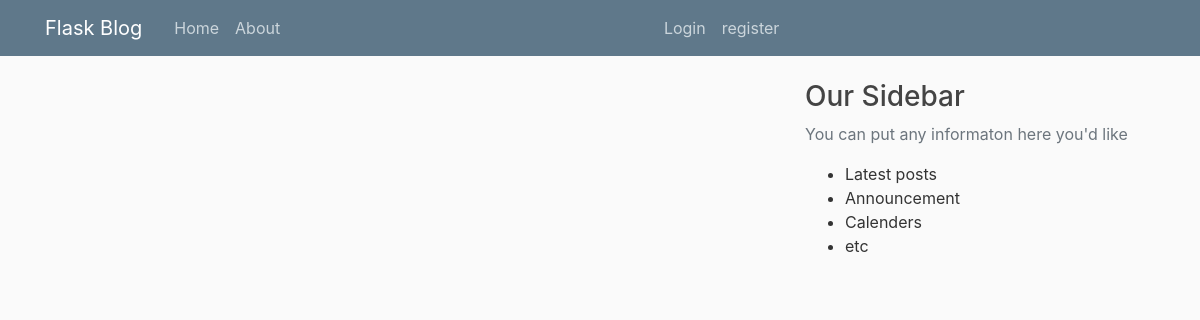
Page /home on the earlier database version.
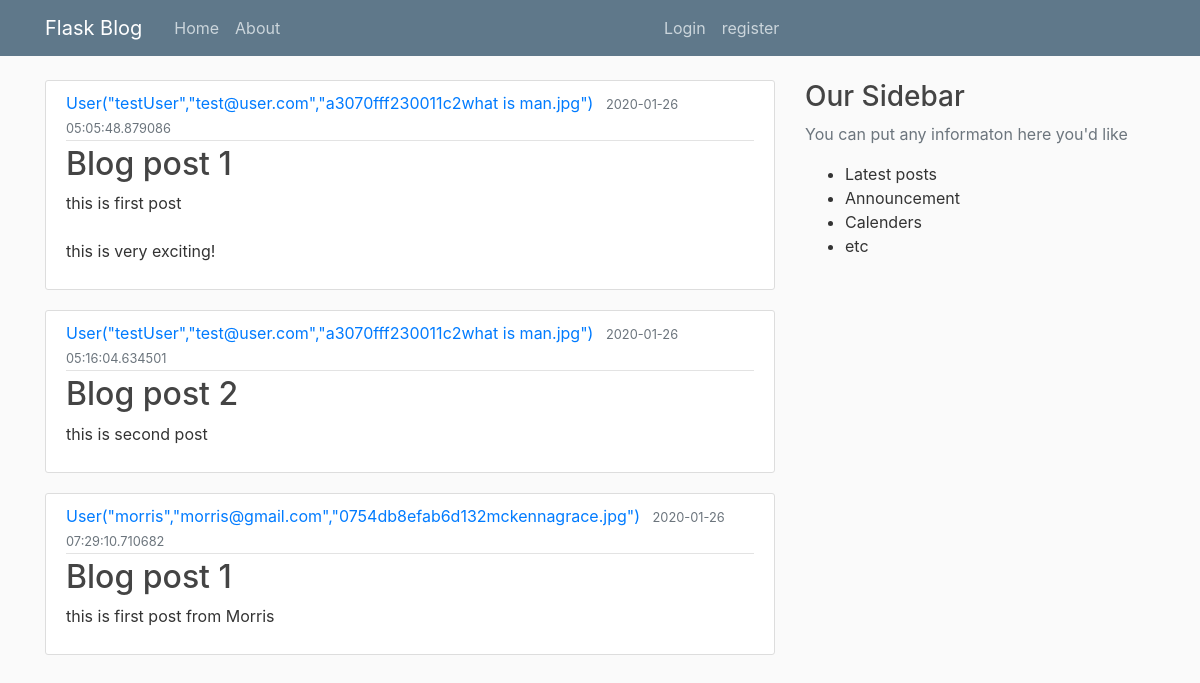
Same page on the later database version.
### flaskblog/models.py (models this page shows, shortened)
class Post(db.Model):
    id = db.Column(db.Integer, primary_key=True)
    title  = db.Column(db.String(20), nullable=False)
    date_posted = db.Column(db.DateTime, nullable=False, default=datetime.utcnow)
    content = db.Column(db.Text, nullable=False)
    user_id = db.Column(db.Integer,db.ForeignKey('user.id'), nullable=False)

class User(db.Model , UserMixin):
    id = db.Column(db.Integer,primary_key=True)
    username = db.Column(db.String(20),unique=True,nullable=False)
    email = db.Column(db.String(120),unique=True,nullable=False)
    image_file = db.Column(db.String(20),nullable=False,default='default.jpg')
    password = db.Column(db.String(60) , nullable=False)
    posts = db.relationship('Post', backref='author', lazy=True)
    def __repr__(self):
        return f'User("{self.username}","{self.email}","{self.image_file}")'

### flaskblog/routes.py (the view)
@app.route('/')
@app.route('/home')
def home():
    posts = Post.query.all()
    return render_template('home.html', posts=posts)

### flaskblog/templates/home.html
{% extends 'layout.html' %}
{% block content %}
       {% for post in posts %}
       <article class="media content-section">
        <div class="media-body">
          <div class="article-metadata">
            <a class="mr-2" href="#">{{ post.author }}</a>
            <small class="text-muted">{{ post.date_posted }}</small>
          </div>
          <h2><a class="article-title" href="#">{{ post.title }}</a></h2>
          <p class="article-content">{{ post.content }}</p>
        </div>
      </article>
       {% endfor %}
 {% endblock content %}

### flaskblog/templates/layout.html (shortened to what this page needs)
<!DOCTYPE html>
<html>
    <head>
        <link rel="stylesheet" href="https://stackpath.bootstrapcdn.com/bootstrap/4.4.1/css/bootstrap.min.css">
        <link rel="stylesheet" href="{{ url_for('static',filename='main.css') }}">
    </head>
    <body>
        <header class="site-header">
            <nav class="navbar navbar-expand-md navbar-dark bg-steel fixed-top">
                <div class="container">
                    <a class="navbar-brand mr-4" href="/">Flask Blog</a>
                    <div class="collapse navbar-collapse" id="navbarToggle">
                      <div class="navbar-nav mr-auto">
                        <a class="nav-item nav-link" href="{{url_for('home')}}">Home</a>
                        <a class="nav-item nav-link" href="{{url_for('about')}}">About</a>
                      </div>
                      <div class="navbar-nav mr-auto">
                          {% if current_user.is_authenticated  %}
                            <a class="nav-item nav-link" href="{{url_for('new_post')}}">New Post</a>
                            <a class="nav-item nav-link" href="{{url_for('account')}}">Account</a>
                            <a class="nav-item nav-link" href="{{url_for('logout')}}">Logout</a>
                          {%else%}
                            <a class="nav-item nav-link" href="{{url_for('login')}}">Login</a>
                            <a class="nav-item nav-link" href="{{url_for('register')}}">register</a>
                          {%endif%}
                      </div>
                    </div>
                </div>
              </nav>
        </header>
        <main role="main" class="container">
            <div class="row">
                <div class="col-md-8">
                    {% block content %}
                    {% endblock %}
                </div>
                <div class="col-md-4">
                    <div class="contetnt-section">
                        <h3>Our Sidebar</h3>
                        <p class="text-muted">
                            You can put any informaton here you'd like
                            <ul>
                                <li>Latest posts</li>
                                <li>Announcement</li>
                                <li>Calenders</li>
                                <li>etc</li>
                            </ul>
                        </p>
                    </div>
                </div>
            </div>
        </main>
    </body>
</html>

### flaskblog/static/main.css (style rules this page uses)
body { background: #fafafa; color: #333333; margin-top: 5rem; }
h1, h2, h3, h4, h5, h6 { color: #444444; }
.bg-steel { background-color: #5f788a; }
.site-header .navbar-nav .nav-link { color: #cbd5db; }
.content-section { background: #ffffff; padding: 10px 20px; border: 1px solid #dddddd; border-radius: 3px; margin-bottom: 20px; }
.article-title { color: #444444; }
.article-content { white-space: pre-line; }
.article-metadata { padding-bottom: 1px; margin-bottom: 4px; border-bottom: 1px solid #e3e3e3 }

Differences in the rows shown:
added Post: author "User(\"testUser\",\"test@user.com\",\"a3070fff230011c2what is man.jpg\")", date_posted "2020-01-26 05:05:48.879086", title "Blog post 1", content "this is first post this is very exciting!"
added Post: author "User(\"testUser\",\"test@user.com\",\"a3070fff230011c2what is man.jpg\")", date_posted "2020-01-26 05:16:04.634501", title "Blog post 2", content "this is second post"
added Post: author "User(\"morris\",\"morris@gmail.com\",\"0754db8efab6d132mckennagrace.jpg\")", date_posted "2020-01-26 07:29:10.710682", title "Blog post 1", content "this is first post from Morris"
